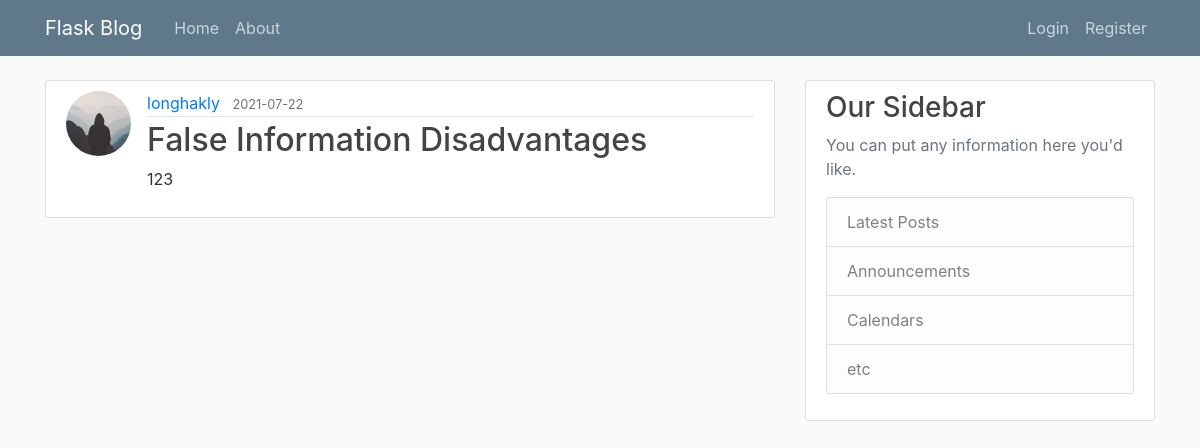
The page /home on the database its author committed.
### flaskblog/models.py (models this page shows, shortened)
class Post(db.Model):
    id = db.Column(db.Integer, primary_key=True)
    title = db.Column(db.String(100), nullable=False)
    date_posted = db.Column(db.DateTime, nullable=False, default=datetime.utcnow)
    content = db.Column(db.Text, nullable=False)
    user_id = db.Column(db.Integer, db.ForeignKey('user.id'), nullable=False)

class User(db.Model, UserMixin):
    id = db.Column(db.Integer, primary_key=True)
    username = db.Column(db.String(20), unique=True, nullable=False)
    email = db.Column(db.String(120), unique=True, nullable=False)
    image_file = db.Column(db.String(20), nullable=False, default='default.jpg')
    password = db.Column(db.String(60), nullable=False)
    posts = db.relationship('Post', backref='author', lazy=True)

### flaskblog/routes.py (the view)
@app.route("/")
@app.route("/home")
def home():
    page = request.args.get('page', 1, type=int)
    posts = Post.query.order_by(Post.date_posted.desc()).paginate(page=page, per_page=5)
    return render_template('home.html', posts=posts)

### flaskblog/templates/home.html
{% extends "layout.html" %}
{% block content %}
    {% for post in posts %}
        <article class="media content-section">
          <img class="rounded-circle article-img" src="{{ url_for('static', filename='profile_pics/' + post.author.image_file) }}">
          <div class="media-body">
            <div class="article-metadata">
              <a class="mr-2" href="#">{{ post.author.username }}</a>
              <small class="text-muted">{{ post.date_posted.strftime('%Y-%m-%d') }}</small>
            </div>
            <h2><a class="article-title" href="{{ url_for('post', post_id=post.id) }}">{{ post.title }}</a></h2>
            <p class="article-content">{{ post.content }}</p>
          </div>
        </article>
    {% endfor %}
{% endblock content %}

### flaskblog/static/main.css (style rules this page uses)
body { background: #fafafa; color: #333333; margin-top: 5rem; }
h1, h2, h3, h4, h5, h6 { color: #444444; }
.content-section { background: #ffffff; padding: 10px 20px; border: 1px solid #dddddd; border-radius: 3px; margin-bottom: 20px; }
.article-title { color: #444444; }
.article-content { white-space: pre-line; }
.article-img { height: 65px; width: 65px; margin-right: 16px; }
.article-metadata { padding-bottom: 1px; margin-bottom: 4px; border-bottom: 1px solid #e3e3e3 }

### rows shown on the page
Post: image_file (placeholder picture), author.username "longhakly", date_posted "2021-07-22", title "False Information Disadvantages", content "123"
